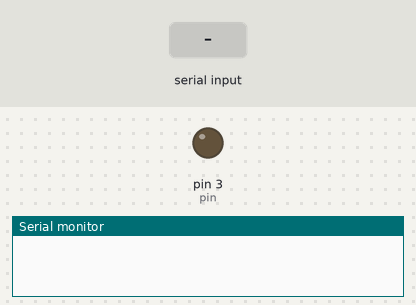
Bench run of a sketch on a simulated Arduino Mega 2560, built with avr-gcc and run on an emulated ATmega2560. Shown: output pins drawn as LEDs (lit = HIGH), the last lines printed to the serial monitor. Inputs (shaded band) come from the test bench.

Above: at 1.2 s.
1.3 s: "S" received over the second serial link
At 2.3 s:
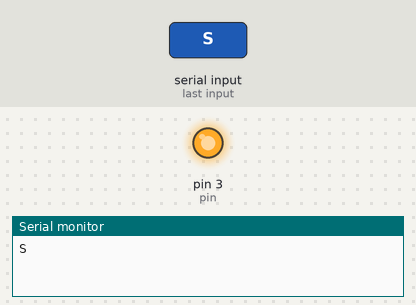
2.8 s: "1" received over the second serial link
At 3.4 s:
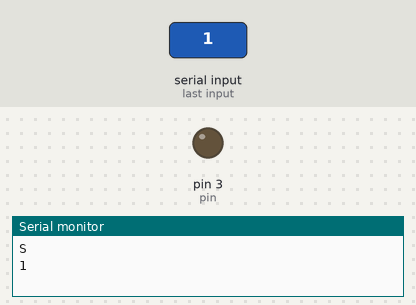
Timing chart, 0 to 5.8 s (numbered marks = the images above; inputs shaded):
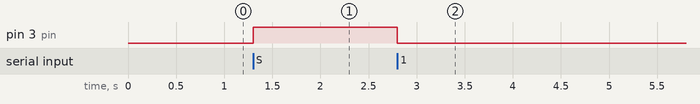

The sketch:

led.ino
```cpp
int pin= 3;
void setup() {
  // put your setup code here, to run once:
  // put your setup code here, to run once:
  Serial.begin(115200);
  Serial3.begin(115200);
  pinMode(pin, OUTPUT);
  pinMode(5, INPUT);
}

void loop() {
  // put your main code here, to run repeatedly:
 if(Serial3.available() >0 ){
   char x = Serial3.read();
  Serial.println(x);
  if(x == 'S'){
    digitalWrite(pin, 1);
  } else {
    digitalWrite(pin, 0);
  }
 }

}
```

Measured:
- after the input at 1.3 s, pin 3 (pin): LOW → HIGH at once
- after the input at 2.8 s, pin 3 (pin): HIGH → LOW at once
